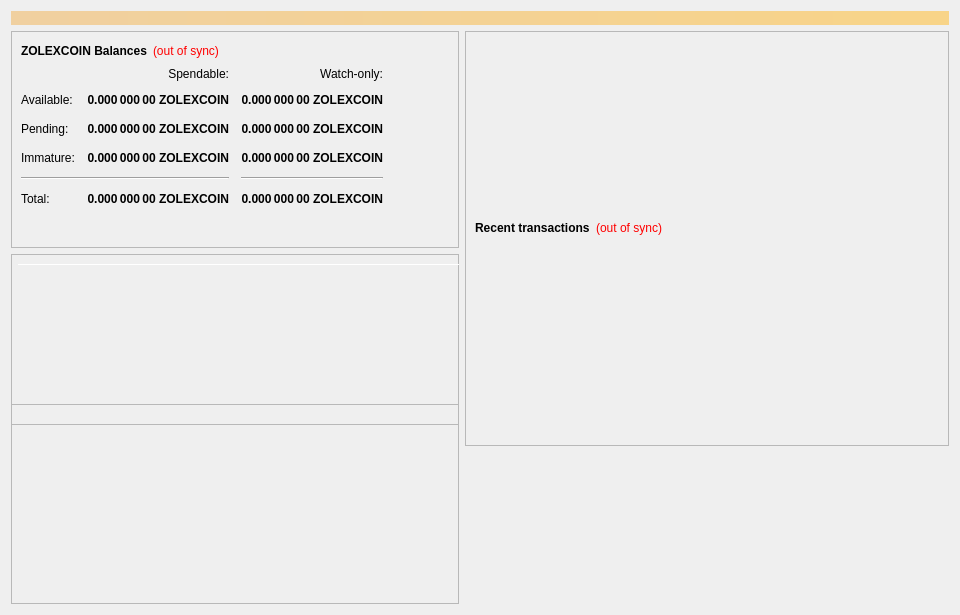
<?xml version="1.0" encoding="UTF-8"?>
<ui version="4.0">
 <class>OverviewPage</class>
 <widget class="QWidget" name="OverviewPage">
  <property name="geometry">
   <rect>
    <x>0</x>
    <y>0</y>
    <width>960</width>
    <height>615</height>
   </rect>
  </property>
  <property name="minimumSize">
   <size>
    <width>960</width>
    <height>0</height>
   </size>
  </property>
  <property name="windowTitle">
   <string>Form</string>
  </property>
  <layout class="QVBoxLayout" name="topLayout">
   <item>
    <widget class="QLabel" name="labelAlerts">
     <property name="visible">
      <bool>false</bool>
     </property>
     <property name="styleSheet">
      <string notr="true">background-color: qlineargradient(x1: 0, y1: 0, x2: 1, y2: 0, stop:0 #F0D0A0, stop:1 #F8D488); color:#000000;</string>
     </property>
     <property name="wordWrap">
      <bool>true</bool>
     </property>
     <property name="margin">
      <number>3</number>
     </property>
    </widget>
   </item>
   <item>
    <layout class="QHBoxLayout" name="horizontalLayout" stretch="1,1">
     <item>
      <layout class="QVBoxLayout" name="verticalLayout_2">
       <item>
        <widget class="QFrame" name="frame">
         <property name="frameShape">
          <enum>QFrame::StyledPanel</enum>
         </property>
         <property name="frameShadow">
          <enum>QFrame::Raised</enum>
         </property>
         <layout class="QVBoxLayout" name="verticalLayout_4">
          <item>
           <layout class="QHBoxLayout" name="horizontalLayout_4">
            <item>
             <widget class="QLabel" name="label_5">
              <property name="font">
               <font>
                <weight>75</weight>
                <bold>true</bold>
               </font>
              </property>
              <property name="text">
               <string>ZOLEXCOIN Balances</string>
              </property>
             </widget>
            </item>
            <item>
             <widget class="QLabel" name="labelWalletStatus">
              <property name="cursor">
               <cursorShape>WhatsThisCursor</cursorShape>
              </property>
              <property name="toolTip">
               <string>The displayed information may be out of date. Your wallet automatically synchronizes with the ZolexCoin network after a connection is established, but this process has not completed yet.</string>
              </property>
              <property name="styleSheet">
               <string notr="true">QLabel { color: red; }</string>
              </property>
              <property name="text">
               <string notr="true">(out of sync)</string>
              </property>
              <property name="alignment">
               <set>Qt::AlignLeading|Qt::AlignLeft|Qt::AlignVCenter</set>
              </property>
             </widget>
            </item>
            <item>
             <spacer name="horizontalSpacer_3">
              <property name="orientation">
               <enum>Qt::Horizontal</enum>
              </property>
              <property name="sizeHint" stdset="0">
               <size>
                <width>40</width>
                <height>20</height>
               </size>
              </property>
             </spacer>
            </item>
           </layout>
          </item>
          <item>
           <layout class="QGridLayout" name="gridLayout">
            <property name="spacing">
             <number>12</number>
            </property>
            <item row="2" column="2">
             <widget class="QLabel" name="labelWatchPending">
              <property name="font">
               <font>
                <weight>75</weight>
                <bold>true</bold>
               </font>
              </property>
              <property name="cursor">
               <cursorShape>IBeamCursor</cursorShape>
              </property>
              <property name="toolTip">
               <string>Unconfirmed transactions to watch-only addresses</string>
              </property>
              <property name="text">
               <string notr="true">0.000 000 00 ZOLEXCOIN</string>
              </property>
              <property name="alignment">
               <set>Qt::AlignRight|Qt::AlignTrailing|Qt::AlignVCenter</set>
              </property>
              <property name="textInteractionFlags">
               <set>Qt::LinksAccessibleByMouse|Qt::TextSelectableByKeyboard|Qt::TextSelectableByMouse</set>
              </property>
             </widget>
            </item>
            <item row="2" column="1">
             <widget class="QLabel" name="labelUnconfirmed">
              <property name="font">
               <font>
                <weight>75</weight>
                <bold>true</bold>
               </font>
              </property>
              <property name="cursor">
               <cursorShape>IBeamCursor</cursorShape>
              </property>
              <property name="toolTip">
               <string>Total of transactions that have yet to be confirmed, and do not yet count toward the spendable balance</string>
              </property>
              <property name="text">
               <string notr="true">0.000 000 00 ZOLEXCOIN</string>
              </property>
              <property name="alignment">
               <set>Qt::AlignRight|Qt::AlignTrailing|Qt::AlignVCenter</set>
              </property>
              <property name="textInteractionFlags">
               <set>Qt::LinksAccessibleByMouse|Qt::TextSelectableByKeyboard|Qt::TextSelectableByMouse</set>
              </property>
             </widget>
            </item>
            <item row="3" column="2">
             <widget class="QLabel" name="labelWatchImmature">
              <property name="font">
               <font>
                <weight>75</weight>
                <bold>true</bold>
               </font>
              </property>
              <property name="cursor">
               <cursorShape>IBeamCursor</cursorShape>
              </property>
              <property name="toolTip">
               <string>Staked or masternode rewards in watch-only addresses that has not yet matured</string>
              </property>
              <property name="text">
               <string notr="true">0.000 000 00 ZOLEXCOIN</string>
              </property>
              <property name="alignment">
               <set>Qt::AlignRight|Qt::AlignTrailing|Qt::AlignVCenter</set>
              </property>
              <property name="textInteractionFlags">
               <set>Qt::LinksAccessibleByMouse|Qt::TextSelectableByKeyboard|Qt::TextSelectableByMouse</set>
              </property>
             </widget>
            </item>
            <item row="4" column="0" colspan="2">
             <widget class="Line" name="lineSpendableBalance">
              <property name="orientation">
               <enum>Qt::Horizontal</enum>
              </property>
             </widget>
            </item>
            <item row="4" column="2">
             <widget class="Line" name="lineWatchBalance">
              <property name="sizePolicy">
               <sizepolicy hsizetype="Preferred" vsizetype="Fixed">
                <horstretch>0</horstretch>
                <verstretch>0</verstretch>
               </sizepolicy>
              </property>
              <property name="minimumSize">
               <size>
                <width>140</width>
                <height>0</height>
               </size>
              </property>
              <property name="orientation">
               <enum>Qt::Horizontal</enum>
              </property>
             </widget>
            </item>
            <item row="5" column="0">
             <widget class="QLabel" name="labelTotalText">
              <property name="text">
               <string>Total:</string>
              </property>
             </widget>
            </item>
            <item row="3" column="1">
             <widget class="QLabel" name="labelImmature">
              <property name="font">
               <font>
                <weight>75</weight>
                <bold>true</bold>
               </font>
              </property>
              <property name="cursor">
               <cursorShape>IBeamCursor</cursorShape>
              </property>
              <property name="toolTip">
               <string>Staked or masternode rewards that has not yet matured</string>
              </property>
              <property name="text">
               <string notr="true">0.000 000 00 ZOLEXCOIN</string>
              </property>
              <property name="alignment">
               <set>Qt::AlignRight|Qt::AlignTrailing|Qt::AlignVCenter</set>
              </property>
              <property name="textInteractionFlags">
               <set>Qt::LinksAccessibleByMouse|Qt::TextSelectableByKeyboard|Qt::TextSelectableByMouse</set>
              </property>
             </widget>
            </item>
            <item row="2" column="3">
             <spacer name="horizontalSpacer_2">
              <property name="orientation">
               <enum>Qt::Horizontal</enum>
              </property>
              <property name="sizeHint" stdset="0">
               <size>
                <width>40</width>
                <height>20</height>
               </size>
              </property>
             </spacer>
            </item>
            <item row="3" column="0">
             <widget class="QLabel" name="labelImmatureText">
              <property name="text">
               <string>Immature:</string>
              </property>
             </widget>
            </item>
            <item row="5" column="1">
             <widget class="QLabel" name="labelTotal">
              <property name="font">
               <font>
                <weight>75</weight>
                <bold>true</bold>
               </font>
              </property>
              <property name="cursor">
               <cursorShape>IBeamCursor</cursorShape>
              </property>
              <property name="toolTip">
               <string>Your current total balance</string>
              </property>
              <property name="text">
               <string notr="true">0.000 000 00 ZOLEXCOIN</string>
              </property>
              <property name="alignment">
               <set>Qt::AlignRight|Qt::AlignTrailing|Qt::AlignVCenter</set>
              </property>
              <property name="textInteractionFlags">
               <set>Qt::LinksAccessibleByMouse|Qt::TextSelectableByKeyboard|Qt::TextSelectableByMouse</set>
              </property>
             </widget>
            </item>
            <item row="5" column="2">
             <widget class="QLabel" name="labelWatchTotal">
              <property name="font">
               <font>
                <weight>75</weight>
                <bold>true</bold>
               </font>
              </property>
              <property name="cursor">
               <cursorShape>IBeamCursor</cursorShape>
              </property>
              <property name="toolTip">
               <string>Current total balance in watch-only addresses</string>
              </property>
              <property name="text">
               <string notr="true">0.000 000 00 ZOLEXCOIN</string>
              </property>
              <property name="alignment">
               <set>Qt::AlignRight|Qt::AlignTrailing|Qt::AlignVCenter</set>
              </property>
              <property name="textInteractionFlags">
               <set>Qt::LinksAccessibleByMouse|Qt::TextSelectableByKeyboard|Qt::TextSelectableByMouse</set>
              </property>
             </widget>
            </item>
            <item row="0" column="2">
             <widget class="QLabel" name="labelWatchonly">
              <property name="text">
               <string>Watch-only:</string>
              </property>
              <property name="alignment">
               <set>Qt::AlignRight|Qt::AlignTrailing|Qt::AlignVCenter</set>
              </property>
             </widget>
            </item>
            <item row="1" column="0">
             <widget class="QLabel" name="labelBalanceText">
              <property name="text">
               <string>Available:</string>
              </property>
             </widget>
            </item>
            <item row="1" column="1">
             <widget class="QLabel" name="labelBalance">
              <property name="font">
               <font>
                <weight>75</weight>
                <bold>true</bold>
               </font>
              </property>
              <property name="cursor">
               <cursorShape>IBeamCursor</cursorShape>
              </property>
              <property name="toolTip">
               <string>Your current spendable balance</string>
              </property>
              <property name="text">
               <string notr="true">0.000 000 00 ZOLEXCOIN</string>
              </property>
              <property name="alignment">
               <set>Qt::AlignRight|Qt::AlignTrailing|Qt::AlignVCenter</set>
              </property>
              <property name="textInteractionFlags">
               <set>Qt::LinksAccessibleByMouse|Qt::TextSelectableByKeyboard|Qt::TextSelectableByMouse</set>
              </property>
             </widget>
            </item>
            <item row="1" column="2">
             <widget class="QLabel" name="labelWatchAvailable">
              <property name="font">
               <font>
                <weight>75</weight>
                <bold>true</bold>
               </font>
              </property>
              <property name="cursor">
               <cursorShape>IBeamCursor</cursorShape>
              </property>
              <property name="toolTip">
               <string>Your current balance in watch-only addresses</string>
              </property>
              <property name="text">
               <string notr="true">0.000 000 00 ZOLEXCOIN</string>
              </property>
              <property name="alignment">
               <set>Qt::AlignRight|Qt::AlignTrailing|Qt::AlignVCenter</set>
              </property>
              <property name="textInteractionFlags">
               <set>Qt::LinksAccessibleByMouse|Qt::TextSelectableByKeyboard|Qt::TextSelectableByMouse</set>
              </property>
             </widget>
            </item>
            <item row="2" column="0">
             <widget class="QLabel" name="labelPendingText">
              <property name="text">
               <string>Pending:</string>
              </property>
             </widget>
            </item>
            <item row="0" column="1">
             <widget class="QLabel" name="labelSpendable">
              <property name="text">
               <string>Spendable:</string>
              </property>
              <property name="alignment">
               <set>Qt::AlignRight|Qt::AlignTrailing|Qt::AlignVCenter</set>
              </property>
             </widget>
            </item>
           </layout>
          </item>
          <item>
           <spacer name="verticalSpacer_4">
            <property name="orientation">
             <enum>Qt::Vertical</enum>
            </property>
            <property name="sizeHint" stdset="0">
             <size>
              <width>20</width>
              <height>40</height>
             </size>
            </property>
           </spacer>
          </item>
         </layout>
        </widget>
       </item>
       <item>
        <widget class="QFrame" name="frameObfuscation">
         <property name="minimumSize">
          <size>
           <width>0</width>
           <height>350</height>
          </size>
         </property>
         <property name="layoutDirection">
          <enum>Qt::LeftToRight</enum>
         </property>
         <property name="frameShape">
          <enum>QFrame::StyledPanel</enum>
         </property>
         <property name="frameShadow">
          <enum>QFrame::Raised</enum>
         </property>
         <widget class="QPushButton" name="runAutoDenom">
          <property name="geometry">
           <rect>
            <x>251</x>
            <y>17</y>
            <width>1</width>
            <height>1</height>
           </rect>
          </property>
          <property name="palette">
           <palette>
            <active>
             <colorrole role="WindowText">
              <brush brushstyle="SolidPattern">
               <color alpha="255">
                <red>0</red>
                <green>0</green>
                <blue>0</blue>
               </color>
              </brush>
             </colorrole>
             <colorrole role="Button">
              <brush brushstyle="SolidPattern">
               <color alpha="255">
                <red>239</red>
                <green>238</green>
                <blue>238</blue>
               </color>
              </brush>
             </colorrole>
             <colorrole role="Light">
              <brush brushstyle="SolidPattern">
               <color alpha="255">
                <red>255</red>
                <green>255</green>
                <blue>255</blue>
               </color>
              </brush>
             </colorrole>
             <colorrole role="Midlight">
              <brush brushstyle="SolidPattern">
               <color alpha="255">
                <red>247</red>
                <green>246</green>
                <blue>246</blue>
               </color>
              </brush>
             </colorrole>
             <colorrole role="Dark">
              <brush brushstyle="SolidPattern">
               <color alpha="255">
                <red>119</red>
                <green>119</green>
                <blue>119</blue>
               </color>
              </brush>
             </colorrole>
             <colorrole role="Mid">
              <brush brushstyle="SolidPattern">
               <color alpha="255">
                <red>159</red>
                <green>159</green>
                <blue>159</blue>
               </color>
              </brush>
             </colorrole>
             <colorrole role="Text">
              <brush brushstyle="SolidPattern">
               <color alpha="255">
                <red>0</red>
                <green>0</green>
                <blue>0</blue>
               </color>
              </brush>
             </colorrole>
             <colorrole role="BrightText">
              <brush brushstyle="SolidPattern">
               <color alpha="255">
                <red>255</red>
                <green>255</green>
                <blue>255</blue>
               </color>
              </brush>
             </colorrole>
             <colorrole role="ButtonText">
              <brush brushstyle="SolidPattern">
               <color alpha="255">
                <red>0</red>
                <green>0</green>
                <blue>0</blue>
               </color>
              </brush>
             </colorrole>
             <colorrole role="Base">
              <brush brushstyle="SolidPattern">
               <color alpha="255">
                <red>255</red>
                <green>255</green>
                <blue>255</blue>
               </color>
              </brush>
             </colorrole>
             <colorrole role="Window">
              <brush brushstyle="SolidPattern">
               <color alpha="255">
                <red>239</red>
                <green>238</green>
                <blue>238</blue>
               </color>
              </brush>
             </colorrole>
             <colorrole role="Shadow">
              <brush brushstyle="SolidPattern">
               <color alpha="255">
                <red>0</red>
                <green>0</green>
                <blue>0</blue>
               </color>
              </brush>
             </colorrole>
             <colorrole role="AlternateBase">
              <brush brushstyle="SolidPattern">
               <color alpha="255">
                <red>247</red>
                <green>246</green>
                <blue>246</blue>
               </color>
              </brush>
             </colorrole>
             <colorrole role="ToolTipBase">
              <brush brushstyle="SolidPattern">
               <color alpha="255">
                <red>255</red>
                <green>255</green>
                <blue>220</blue>
               </color>
              </brush>
             </colorrole>
             <colorrole role="ToolTipText">
              <brush brushstyle="SolidPattern">
               <color alpha="255">
                <red>0</red>
                <green>0</green>
                <blue>0</blue>
               </color>
              </brush>
             </colorrole>
            </active>
            <inactive>
             <colorrole role="WindowText">
              <brush brushstyle="SolidPattern">
               <color alpha="255">
                <red>0</red>
                <green>0</green>
                <blue>0</blue>
               </color>
              </brush>
             </colorrole>
             <colorrole role="Button">
              <brush brushstyle="SolidPattern">
               <color alpha="255">
                <red>239</red>
                <green>238</green>
                <blue>238</blue>
               </color>
              </brush>
             </colorrole>
             <colorrole role="Light">
              <brush brushstyle="SolidPattern">
               <color alpha="255">
                <red>255</red>
                <green>255</green>
                <blue>255</blue>
               </color>
              </brush>
             </colorrole>
             <colorrole role="Midlight">
              <brush brushstyle="SolidPattern">
               <color alpha="255">
                <red>247</red>
                <green>246</green>
                <blue>246</blue>
               </color>
              </brush>
             </colorrole>
             <colorrole role="Dark">
              <brush brushstyle="SolidPattern">
               <color alpha="255">
                <red>119</red>
                <green>119</green>
                <blue>119</blue>
               </color>
              </brush>
             </colorrole>
             <colorrole role="Mid">
              <brush brushstyle="SolidPattern">
               <color alpha="255">
                <red>159</red>
                <green>159</green>
                <blue>159</blue>
               </color>
              </brush>
             </colorrole>
             <colorrole role="Text">
              <brush brushstyle="SolidPattern">
               <color alpha="255">
                <red>0</red>
                <green>0</green>
                <blue>0</blue>
               </color>
              </brush>
             </colorrole>
             <colorrole role="BrightText">
              <brush brushstyle="SolidPattern">
               <color alpha="255">
                <red>255</red>
                <green>255</green>
                <blue>255</blue>
               </color>
              </brush>
             </colorrole>
             <colorrole role="ButtonText">
              <brush brushstyle="SolidPattern">
               <color alpha="255">
                <red>0</red>
                <green>0</green>
                <blue>0</blue>
               </color>
              </brush>
             </colorrole>
             <colorrole role="Base">
              <brush brushstyle="SolidPattern">
               <color alpha="255">
                <red>255</red>
                <green>255</green>
                <blue>255</blue>
               </color>
              </brush>
             </colorrole>
             <colorrole role="Window">
              <brush brushstyle="SolidPattern">
               <color alpha="255">
                <red>239</red>
                <green>238</green>
                <blue>238</blue>
               </color>
              </brush>
             </colorrole>
             <colorrole role="Shadow">
              <brush brushstyle="SolidPattern">
               <color alpha="255">
                <red>0</red>
                <green>0</green>
                <blue>0</blue>
               </color>
              </brush>
             </colorrole>
             <colorrole role="AlternateBase">
              <brush brushstyle="SolidPattern">
               <color alpha="255">
                <red>247</red>
                <green>246</green>
                <blue>246</blue>
               </color>
              </brush>
             </colorrole>
             <colorrole role="ToolTipBase">
              <brush brushstyle="SolidPattern">
               <color alpha="255">
                <red>255</red>
                <green>255</green>
                <blue>220</blue>
               </color>
              </brush>
             </colorrole>
             <colorrole role="ToolTipText">
              <brush brushstyle="SolidPattern">
               <color alpha="255">
                <red>0</red>
                <green>0</green>
                <blue>0</blue>
               </color>
              </brush>
             </colorrole>
            </inactive>
            <disabled>
             <colorrole role="WindowText">
              <brush brushstyle="SolidPattern">
               <color alpha="255">
                <red>119</red>
                <green>119</green>
                <blue>119</blue>
               </color>
              </brush>
             </colorrole>
             <colorrole role="Button">
              <brush brushstyle="SolidPattern">
               <color alpha="255">
                <red>239</red>
                <green>238</green>
                <blue>238</blue>
               </color>
              </brush>
             </colorrole>
             <colorrole role="Light">
              <brush brushstyle="SolidPattern">
               <color alpha="255">
                <red>255</red>
                <green>255</green>
                <blue>255</blue>
               </color>
              </brush>
             </colorrole>
             <colorrole role="Midlight">
              <brush brushstyle="SolidPattern">
               <color alpha="255">
                <red>247</red>
                <green>246</green>
                <blue>246</blue>
               </color>
              </brush>
             </colorrole>
             <colorrole role="Dark">
              <brush brushstyle="SolidPattern">
               <color alpha="255">
                <red>119</red>
                <green>119</green>
                <blue>119</blue>
               </color>
              </brush>
             </colorrole>
             <colorrole role="Mid">
              <brush brushstyle="SolidPattern">
               <color alpha="255">
                <red>159</red>
                <green>159</green>
                <blue>159</blue>
               </color>
              </brush>
             </colorrole>
             <colorrole role="Text">
              <brush brushstyle="SolidPattern">
               <color alpha="255">
                <red>119</red>
                <green>119</green>
                <blue>119</blue>
               </color>
              </brush>
             </colorrole>
             <colorrole role="BrightText">
              <brush brushstyle="SolidPattern">
               <color alpha="255">
                <red>255</red>
                <green>255</green>
                <blue>255</blue>
               </color>
              </brush>
             </colorrole>
             <colorrole role="ButtonText">
              <brush brushstyle="SolidPattern">
               <color alpha="255">
                <red>119</red>
                <green>119</green>
                <blue>119</blue>
               </color>
              </brush>
             </colorrole>
             <colorrole role="Base">
              <brush brushstyle="SolidPattern">
               <color alpha="255">
                <red>239</red>
                <green>238</green>
                <blue>238</blue>
               </color>
              </brush>
             </colorrole>
             <colorrole role="Window">
              <brush brushstyle="SolidPattern">
               <color alpha="255">
                <red>239</red>
                <green>238</green>
                <blue>238</blue>
               </color>
              </brush>
             </colorrole>
             <colorrole role="Shadow">
              <brush brushstyle="SolidPattern">
               <color alpha="255">
                <red>0</red>
                <green>0</green>
                <blue>0</blue>
               </color>
              </brush>
             </colorrole>
             <colorrole role="AlternateBase">
              <brush brushstyle="SolidPattern">
               <color alpha="255">
                <red>239</red>
                <green>238</green>
                <blue>238</blue>
               </color>
              </brush>
             </colorrole>
             <colorrole role="ToolTipBase">
              <brush brushstyle="SolidPattern">
               <color alpha="255">
                <red>255</red>
                <green>255</green>
                <blue>220</blue>
               </color>
              </brush>
             </colorrole>
             <colorrole role="ToolTipText">
              <brush brushstyle="SolidPattern">
               <color alpha="255">
                <red>0</red>
                <green>0</green>
                <blue>0</blue>
               </color>
              </brush>
             </colorrole>
            </disabled>
           </palette>
          </property>
          <property name="focusPolicy">
           <enum>Qt::NoFocus</enum>
          </property>
          <property name="autoFillBackground">
           <bool>true</bool>
          </property>
          <property name="text">
           <string/>
          </property>
          <property name="flat">
           <bool>true</bool>
          </property>
         </widget>
         <widget class="Line" name="line">
          <property name="geometry">
           <rect>
            <x>7</x>
            <y>10</y>
            <width>451</width>
            <height>1</height>
           </rect>
          </property>
          <property name="orientation">
           <enum>Qt::Horizontal</enum>
          </property>
         </widget>
         <widget class="QFrame" name="frame_3">
          <property name="geometry">
           <rect>
            <x>0</x>
            <y>150</y>
            <width>465</width>
            <height>201</height>
           </rect>
          </property>
          <property name="frameShape">
           <enum>QFrame::StyledPanel</enum>
          </property>
          <property name="frameShadow">
           <enum>QFrame::Raised</enum>
          </property>
         </widget>
         <widget class="QFrame" name="frame_4">
          <property name="geometry">
           <rect>
            <x>0</x>
            <y>0</y>
            <width>465</width>
            <height>171</height>
           </rect>
          </property>
          <property name="frameShape">
           <enum>QFrame::StyledPanel</enum>
          </property>
          <property name="frameShadow">
           <enum>QFrame::Raised</enum>
          </property>
         </widget>
        </widget>
       </item>
      </layout>
     </item>
     <item>
      <layout class="QVBoxLayout" name="verticalLayout_3">
       <item>
        <widget class="QFrame" name="frame_2">
         <property name="frameShape">
          <enum>QFrame::StyledPanel</enum>
         </property>
         <property name="frameShadow">
          <enum>QFrame::Raised</enum>
         </property>
         <layout class="QVBoxLayout" name="verticalLayout">
          <item>
           <spacer name="verticalSpacer_3">
            <property name="orientation">
             <enum>Qt::Vertical</enum>
            </property>
            <property name="sizeType">
             <enum>QSizePolicy::Fixed</enum>
            </property>
            <property name="sizeHint" stdset="0">
             <size>
              <width>20</width>
              <height>75</height>
             </size>
            </property>
           </spacer>
          </item>
          <item>
           <widget class="QLabel" name="labelOverviewHeaderRight">
            <property name="minimumSize">
             <size>
              <width>464</width>
              <height>96</height>
             </size>
            </property>
            <property name="maximumSize">
             <size>
              <width>16777215</width>
              <height>96</height>
             </size>
            </property>
            <property name="alignment">
             <set>Qt::AlignCenter</set>
            </property>
            <property name="margin">
             <number>5</number>
            </property>
           </widget>
          </item>
          <item>
           <layout class="QHBoxLayout" name="horizontalLayout_2">
            <item>
             <widget class="QLabel" name="label_4">
              <property name="font">
               <font>
                <weight>75</weight>
                <bold>true</bold>
               </font>
              </property>
              <property name="text">
               <string>Recent transactions</string>
              </property>
             </widget>
            </item>
            <item>
             <widget class="QLabel" name="labelTransactionsStatus">
              <property name="cursor">
               <cursorShape>WhatsThisCursor</cursorShape>
              </property>
              <property name="toolTip">
               <string>The displayed information may be out of date. Your wallet automatically synchronizes with the ZolexCoin network after a connection is established, but this process has not completed yet.</string>
              </property>
              <property name="styleSheet">
               <string notr="true">QLabel { color: red; }</string>
              </property>
              <property name="text">
               <string notr="true">(out of sync)</string>
              </property>
              <property name="alignment">
               <set>Qt::AlignRight|Qt::AlignTrailing|Qt::AlignVCenter</set>
              </property>
             </widget>
            </item>
            <item>
             <spacer name="horizontalSpacer">
              <property name="orientation">
               <enum>Qt::Horizontal</enum>
              </property>
              <property name="sizeHint" stdset="0">
               <size>
                <width>40</width>
                <height>20</height>
               </size>
              </property>
             </spacer>
            </item>
           </layout>
          </item>
          <item>
           <widget class="QListView" name="listTransactions">
            <property name="styleSheet">
             <string notr="true">QListView { background: transparent; }</string>
            </property>
            <property name="frameShape">
             <enum>QFrame::NoFrame</enum>
            </property>
            <property name="verticalScrollBarPolicy">
             <enum>Qt::ScrollBarAlwaysOff</enum>
            </property>
            <property name="horizontalScrollBarPolicy">
             <enum>Qt::ScrollBarAlwaysOff</enum>
            </property>
            <property name="selectionMode">
             <enum>QAbstractItemView::NoSelection</enum>
            </property>
           </widget>
          </item>
         </layout>
        </widget>
       </item>
       <item>
        <spacer name="verticalSpacer_2">
         <property name="orientation">
          <enum>Qt::Vertical</enum>
         </property>
         <property name="sizeType">
          <enum>QSizePolicy::Expanding</enum>
         </property>
         <property name="sizeHint" stdset="0">
          <size>
           <width>20</width>
           <height>40</height>
          </size>
         </property>
        </spacer>
       </item>
      </layout>
     </item>
    </layout>
   </item>
  </layout>
 </widget>
 <resources/>
 <connections/>
</ui>
